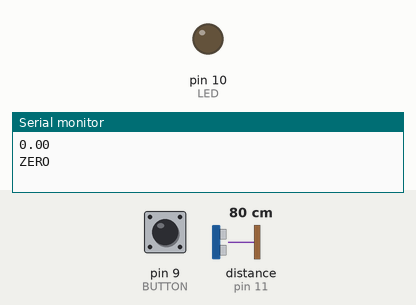
Bench run of a sketch on a simulated Arduino Uno, built with avr-gcc and run on an emulated ATmega328P. On the bench: output pins drawn as LEDs (lit = HIGH), the last lines printed to the serial monitor. Dashed ring = blinking. The test bench sets the inputs (shaded band); at power-on: distance to the obstacle (sensor on pin 11) 80 cm, pin 9 (BUTTON) LOW. The echo pulse lasts 58.3 µs per cm.

Above: at 1.6 s.
1.7 s: distance to the obstacle (sensor on pin 11) set to 33 cm
4.0 s: distance to the obstacle (sensor on pin 11) set to 28 cm
At 4.69 s:
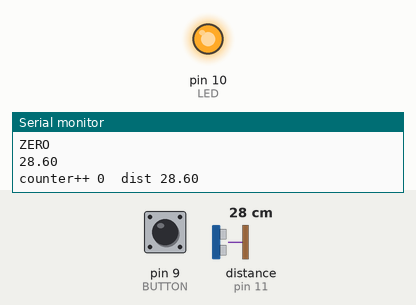
6.2 s: pin 9 (BUTTON) pulled HIGH for 3.2 s
At 11.36 s:
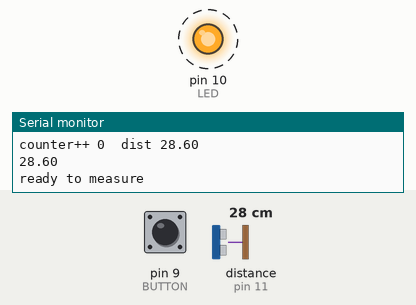
12.7 s: pin 9 (BUTTON) pulled HIGH for 0.75 s
At 17.48 s:
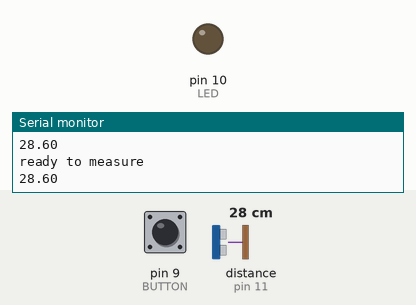
Timing chart, 0 to 17.7 s (numbered marks = the images above; inputs shaded):
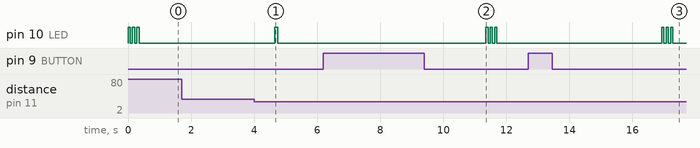

The sketch:

CounterSuole.ino
```cpp
#include <NewPing.h>

#define TRIGGER_PIN  12
#define ECHO_PIN     11
#define MAX_DISTANCE 30

#define LED          10                                                                                       // светодиод
#define BUTTON        9                                                                                       // кнопка

NewPing sonar(TRIGGER_PIN, ECHO_PIN, MAX_DISTANCE);

float Work_Point_cm = 0.0;

float delta_cm = 0.6;

int Error = 0;

int counter = -1;

unsigned long t_refresh_LED = 0;

//////////////////////////////////////////////////////////////////////////////////////////////////////////////////////////////////////////////////////////////////////////////////
// сетап
//////////////////////////////////////////////////////////////////////////////////////////////////////////////////////////////////////////////////////////////////////////////////
void setup() {
    Serial.begin(9600);

    pinMode(LED, OUTPUT);
    pinMode(BUTTON, INPUT);

    Blink();                                                                                                  // мигаем
}

//////////////////////////////////////////////////////////////////////////////////////////////////////////////////////////////////////////////////////////////////////////////////
// мигаем - знак приветствия/конец цикла
//////////////////////////////////////////////////////////////////////////////////////////////////////////////////////////////////////////////////////////////////////////////////
int Blink() {
    for (int i = 0; i<3; i++) {
        digitalWrite(LED, HIGH);                                                                              // мигаем
        delay(70);
        digitalWrite(LED, LOW);
        delay(70);
    }
}

//////////////////////////////////////////////////////////////////////////////////////////////////////////////////////////////////////////////////////////////////////////////////
// считывает среднее 5 значений
//////////////////////////////////////////////////////////////////////////////////////////////////////////////////////////////////////////////////////////////////////////////////
float AveradgeDist() {
//    float res;
//    for (int i = 0; i<5; i++) {
//        delay(5);
//        int k = sonar.ping_cm();
//        res = res + k;
//    }
//    res = round(res / 5.0);
//    return res;
    float test_double_accuracy = 0.1*int((sonar.ping_median(20 , MAX_DISTANCE)+0.0000001)/57/0.1);
    return test_double_accuracy;
}

//////////////////////////////////////////////////////////////////////////////////////////////////////////////////////////////////////////////////////////////////////////////////
// главный цикл
//////////////////////////////////////////////////////////////////////////////////////////////////////////////////////////////////////////////////////////////////////////////////
void loop() {

    if (Error == 0) {                                                                                         // если нет ошибки

        delay(50);
        float t_cm = AveradgeDist();                                                                          // считываем показания датчика
Serial.println(t_cm);
        if (t_cm != 0.0) {                                                                                    // если показание "удачное"

            if (abs(t_cm - Work_Point_cm) > delta_cm) {                                                       // если большое отклонение

                if (Work_Point_cm == -1.0) {                                                                  // если забрали руку

                    Work_Point_cm = t_cm;                                                                     // новая рабочая точка
                    Serial.println("ready to measure");
                } else {                                                                                      // если приклали руку
                    Work_Point_cm = -1.0;

                    counter++;                                                                                // инкримент счетчика

Serial.print("counter++ ");
Serial.print(counter);
Serial.print("  dist ");
Serial.println(t_cm);

                    digitalWrite(LED, HIGH);                                                                  // мигаем
                    delay(100);
                    digitalWrite(LED, LOW);
                }

                if (counter >= 20 ) {                                                                         // если стопка заполнена

                    digitalWrite(LED, HIGH);

                    delay(1500);                                                                              // пауза для последней стельки

                    float dist = 0.0;                                                                         // временная дистанция
                    do {                                                                                      // цикл ожидания "забирания" стопки стельки
                        delay(100);
                        dist = AveradgeDist();                                                                // считываем показания датчика
                        Serial.print("wait ");
                        Serial.println(dist);
                    } while (dist < 24.5);                                                                      // если стопка пустая

Serial.println("wait end");

                    digitalWrite(LED, LOW);                                                                   // выключаем светодиод

                    delay(4000);                                                                              // пауза для забора стельки

                    Blink();                                                                                  // мигаем

                    counter = 0;                                                                              // обнуляем счетчик
                    Work_Point_cm = AveradgeDist();                                                           // новая рабочая точка
                } else {
                    delay(1000);                                                                              // пауза для следующей стельки
                }
            }
        } else {                                                                                              // если ошибка чтения
          Serial.println("ZERO");
//            Error = -1;
        }

        if (digitalRead(BUTTON) == HIGH) {                                                                    // если нажата кнопка во время цикла
            digitalWrite(LED, LOW);                                                                           // выключаем светодиод

            delay(4000);                                                                                      // пауза для забора стельки

            Blink();                                                                                          // мигаем

            counter = 0;                                                                                      // обнуляем счетчик
            Work_Point_cm = AveradgeDist();                                                                   // новая рабочая точка
        }
    } else {                                                                                                  // если ошибка

        int state_LED = 0;
        t_refresh_LED = millis();

        do {                                                                                                  // цикл ожидания нажатия на кнопку
           if (millis() - t_refresh_LED > 500) {
              state_LED = 1 - state_LED;
              digitalWrite(LED, state_LED);
              t_refresh_LED = millis();
           }

        } while (digitalRead(BUTTON) == LOW);

        digitalWrite(LED, LOW);                                                                               // выключаем светодиод

        Error = 0;                                                                                            // сбрасываем ошибку
        counter = 0;                                                                                          // обнуляем счетчик
        Work_Point_cm = AveradgeDist();                                                                       // новая рабочая точка
    }
}
```

Measured:
- the behaviour switches between 31 and 30 cm on distance to the obstacle (sensor on pin 11) (found by bisection; images 0 and 1)
- after the input at 4.0 s, pin 10 (LED): LOW → HIGH after 0.65 s, → LOW 0.10 s later
- after the input at 6.2 s, pin 10 (LED): alternates HIGH for 0.07 s and LOW for 0.07 s, 6 changes in all, then stays LOW, starting after 5.2 s
- after the input at 12.7 s, pin 10 (LED): alternates HIGH for 0.07 s and LOW for 0.07 s, 6 changes in all, then stays LOW, starting after 4.2 s
